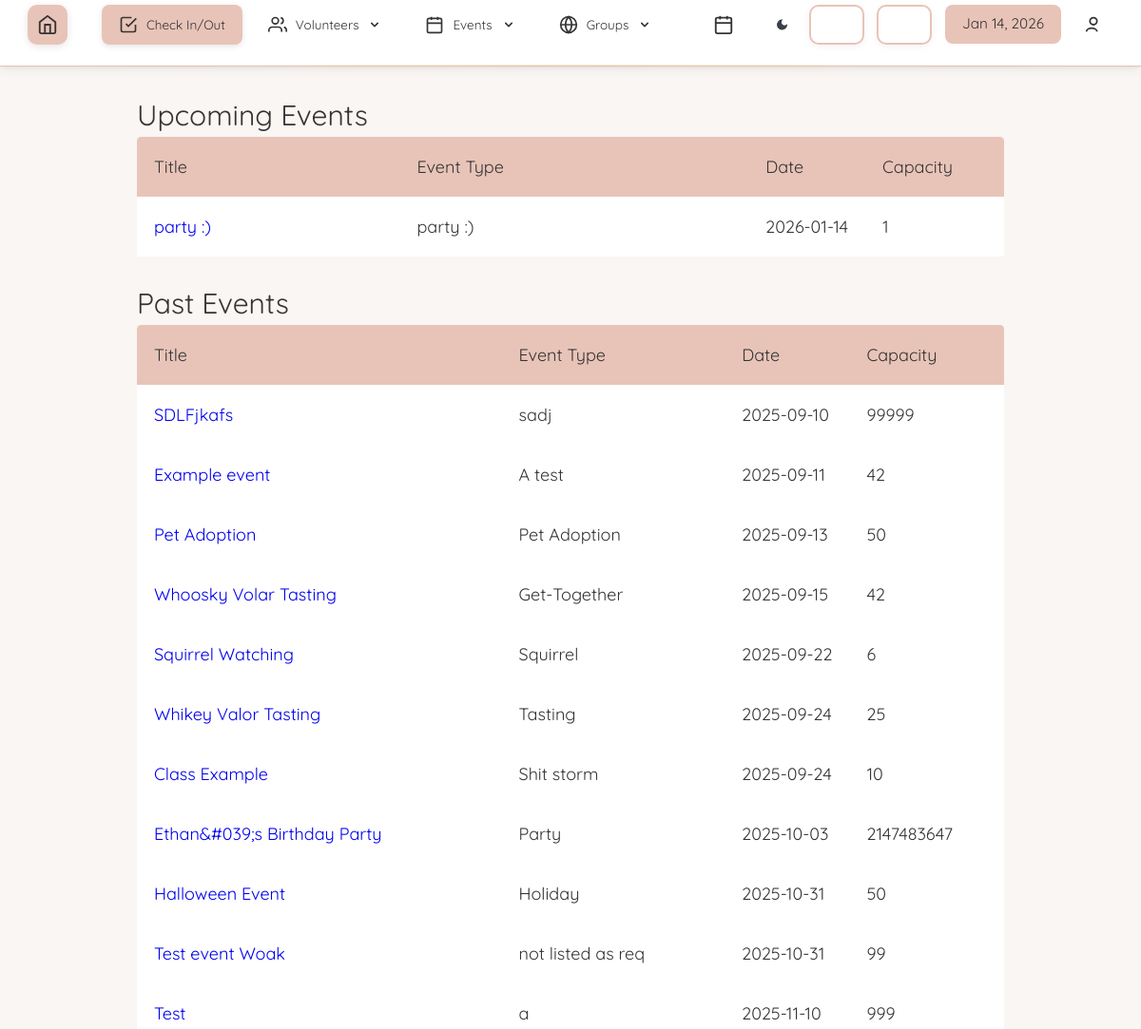
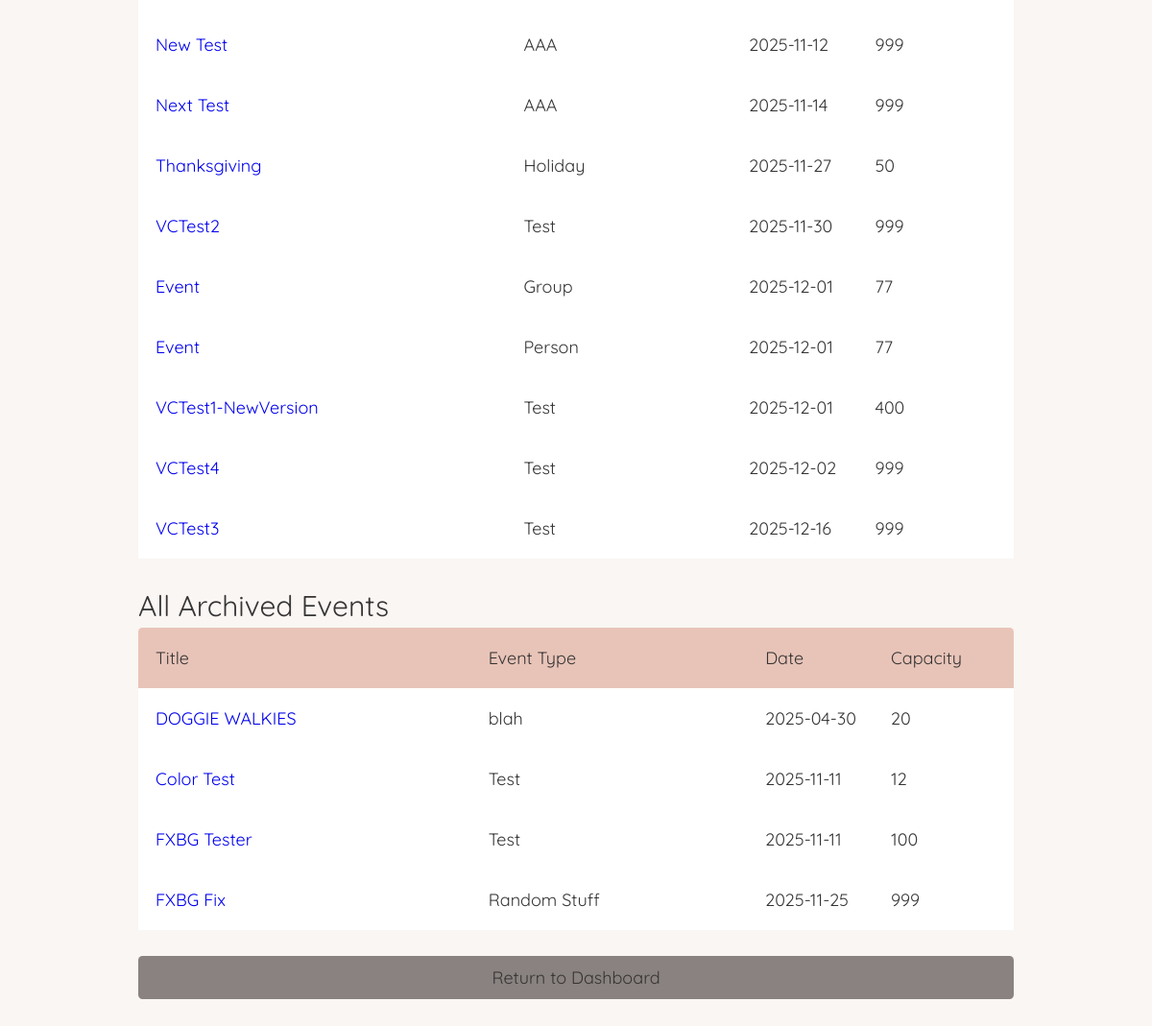
The app's page /viewAllEvents.php (signed in), older data (2 pictures, top to bottom).
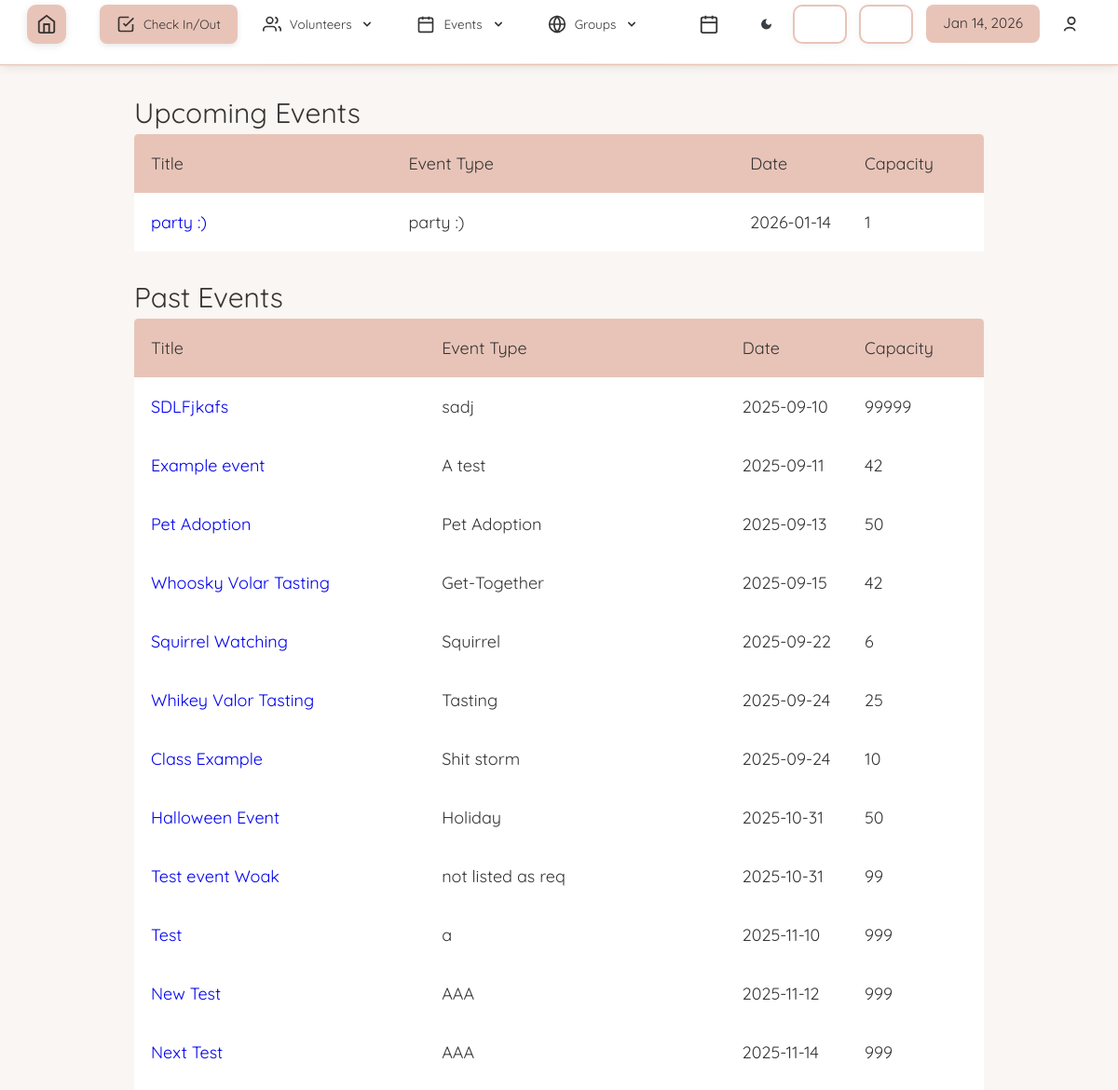
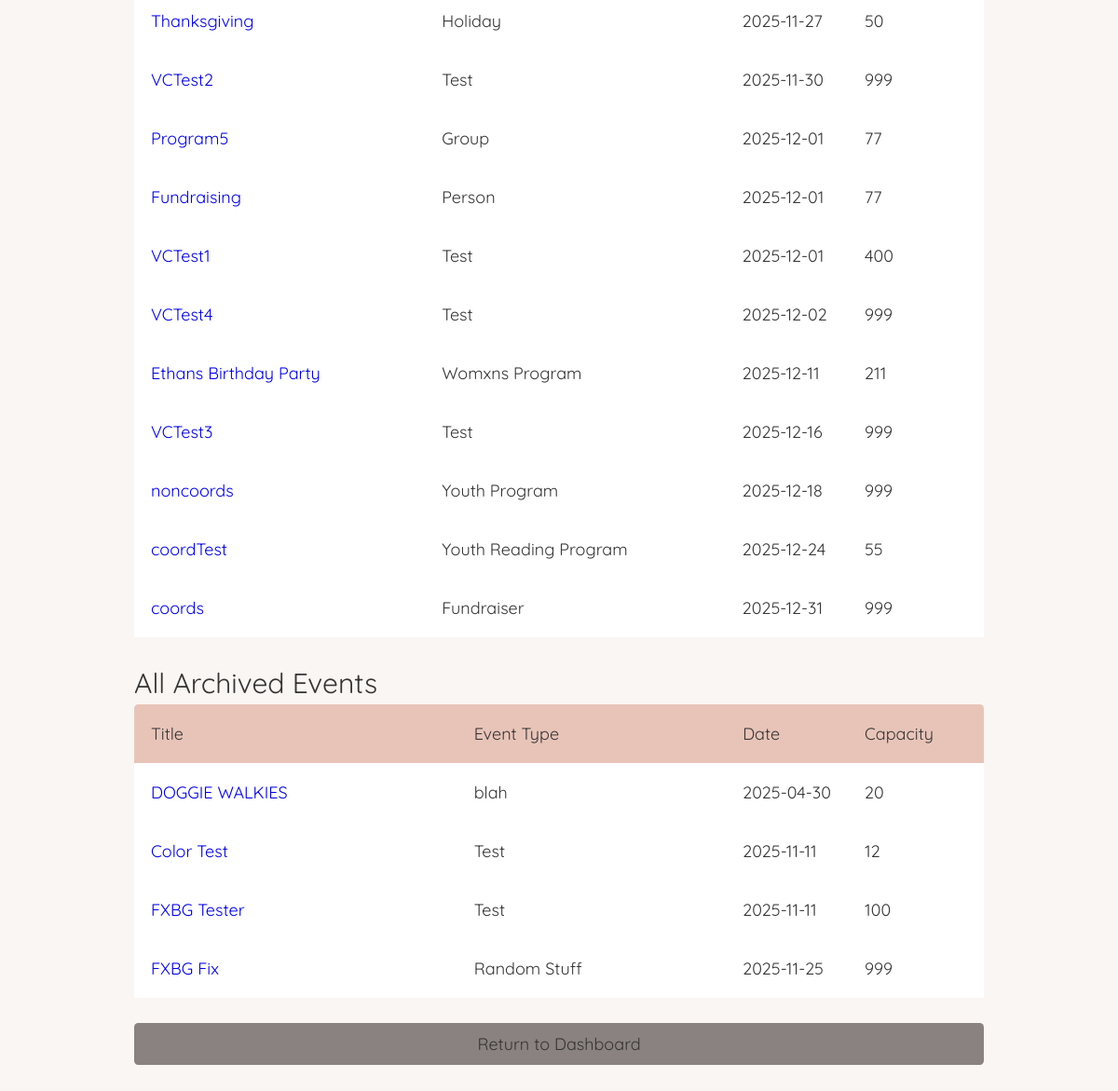
The same page, newer data (2 pictures, top to bottom).
### tables this page shows
CREATE TABLE `dbevents` (
  `id` int(11) NOT NULL,
  `name` text NOT NULL,
  `date` char(10) NOT NULL,
  `startTime` char(5) NOT NULL,
  `endTime` char(5) NOT NULL,
  `description` text NOT NULL,
  `capacity` int(11) NOT NULL,
  `completed` text NOT NULL,
  `restricted_signup` tinyint(1) NOT NULL,
  `location` text DEFAULT NULL,
  `type` text NOT NULL,
  `volunteer_coordinator` int(11) DEFAULT NULL
);

### database/dbEvents.php (called while the page is built, shortened)
<?php
include_once(dirname(__FILE__) . '/../domain/Event.php');
function make_an_event($result_row)
{
    $theEvent = new Event(
        $result_row['id'],
        $result_row['name'],
        date: $result_row['date'],
        startTime: $result_row['startTime'],
        endTime: $result_row['endTime'],
        description: $result_row['description'],
        capacity: $result_row['capacity'],
        completed: $result_row['completed'],
        restricted_signup: $result_row['restricted_signup'],
        type: $result_row['type']
    );
    return $theEvent;
}
function get_all_events_sorted_by_date_not_archived()
{
    $con = connect();
    $query = "SELECT * FROM dbevents" .
           " WHERE completed = 'no'" .
           " ORDER BY date ASC";
    $result = mysqli_query($con, $query);
    $theEvents = array();
    while ($result_row = mysqli_fetch_assoc($result)) {
        $theEvent = make_an_event($result_row);
        $theEvents[] = $theEvent;
    }
    return $theEvents;
}
function get_all_events_sorted_by_date_and_archived()
{
    $con = connect();
    $query = "SELECT * FROM dbevents" .
           " WHERE completed = 'yes'" .
           " ORDER BY date ASC";
    $result = mysqli_query($con, $query);
    $theEvents = array();
    while ($result_row = mysqli_fetch_assoc($result)) {
        $theEvent = make_an_event($result_row);
        $theEvents[] = $theEvent;
    }
    return $theEvents;
}

### domain/Event.php (called while the page is built, shortened)
<?php
class Event
{
    private $id;
    private $name;
    private $date;
    private $capacity;
    private $type;
    function __construct($id, $name, $date, $startTime, $endTime, $description, $capacity, $completed, $restricted_signup, $type)
    {
        $this->id = $id;
        $this->name = $name;
        $this->date = $date;
        $this->capacity = $capacity;
        $this->type = $type;
    }
    function getID()
    {
        return $this->id;
    }
    function getName()
    {
        return $this->name;
    }
    function getDate()
    {
        return $this->date;
    }
    function getCapacity()
    {
        return $this->capacity;
    }
    function getEventType()
    {
        return $this->type;
    }
}

### viewAllEvents.php (the view, shortened to what the changed rows need)
<?php
    $accessLevel = 0;
if (isset($_SESSION['_id'])) {
    $accessLevel = $_SESSION['access_level'];
}
    include 'database/dbEvents.php';
?>
<!DOCTYPE html>
<html>
    <head>
        <?php require_once('universal.inc') ?>
        <link rel="stylesheet" href="css/messages.css"></link>
    </head>
    <body>
        <?php require_once('header.php') ?>
        <?php require_once('database/dbEvents.php');?>
        <h1>Events</h1>
        <main class="general">
            <?php
                $events = get_all_events_sorted_by_date_not_archived();
                $archivedevents = get_all_events_sorted_by_date_and_archived();
                $today = new DateTime();
                $upcomingEvents = array_filter($events, function ($event) use ($today) {
                    $eventDate = new DateTime($event->getDate());
                    return $eventDate >= $today;
                });
                $pastEvents = array_filter($events, function ($event) use ($today) {
                    $eventDate = new DateTime($event->getDate());
                    return $eventDate < $today;
                });
                if (sizeof($upcomingEvents) > 0) : ?>
                <div class="table-wrapper">
                    <h2>Upcoming Events</h2>
                    <table class="general">
                        <thead>
                            <tr>
                                <th>Title</th>
                                <th>Event Type</th>
                                <th style="width:1px">Date</th>
                                <th style="width:1px">Capacity</th>
                                <th style="width:1px"></th>
                            </tr>
                        </thead>
                        <tbody class="standout">
                            <?php
                            foreach ($upcomingEvents as $event) {
                                $eventID = $event->getID();
                                $title = $event->getName();
                                $date = $event->getDate();
                                $capacity = $event->getCapacity();
                                $type = $event->getEventType();
                                    echo "
                                    <tr data-event-id='$eventID'>
                                        <td><a href='event.php?id=$eventID'>$title</a></td>
                                        <td>$type</td>
                                        <td>$date</td>
                                        <td>$capacity</td><td></td></tr>";
                            }
                            ?>
                        </tbody>
                    </table>
                </div>
                <?php else : ?>
                    <p class="no-events standout">No upcoming events available.</p>
                <?php endif; ?>
                <?php if ($accessLevel > 1 && sizeof($pastEvents) > 0) : ?>
                    <div class="table-wrapper">
                        <h2>Past Events</h2>
                        <table class="general">
                            <thead>
                                <tr>
                                    <th>Title</th>
                                    <th>Event Type</th>
                                    <th style="width:1px">Date</th>
                                    <th style="width:1px">Capacity</th>
                                    <th style="width:1px"></th>
                                </tr>
                            </thead>
                            <tbody class="standout">
                                <?php foreach ($pastEvents as $event) : ?>
                                    <?php
                                        $eventID = $event->getID();
                                        $title = htmlspecialchars($event->getName());
                                        $type = htmlspecialchars($event->getEventType());
                                        $date = htmlspecialchars($event->getDate());
                                        $capacity = htmlspecialchars($event->getCapacity());
                                    ?>
                                    <tr data-event-id="<?= $eventID ?>">
                                        <td><a href="event.php?id=<?= $eventID ?>"><?= $title ?></a></td>
                                        <td><?= $type ?></td>
                                        <td><?= $date ?></td>
                                        <td><?= $capacity ?></td><td></td>
                                    </tr>
                                <?php endforeach; ?>
                            </tbody>
                        </table>
                    </div>
                <?php elseif ($accessLevel > 1) : ?>
                    <p class="no-events standout">No past events available.</p>
                <?php endif; ?>
                <?php if ($accessLevel > 1 && sizeof($archivedevents) > 0) : ?>
                    <div class="table-wrapper">
                        <h2>All Archived Events</h2>
                        <table class="general">
                            <thead>
                                <tr>
                                    <th>Title</th>
                                    <th>Event Type</th>
                                    <th style="width:1px">Date</th>
                                    <th style="width:1px">Capacity</th>
                                    <th style="width:1px"></th>
                                </tr>
                            </thead>
                            <tbody class="standout">
                                <?php foreach ($archivedevents as $event) : ?>
                                    <?php
                                        $eventID = $event->getID();
                                        $title = htmlspecialchars($event->getName());
                                        $date = htmlspecialchars($event->getDate());
                                        $type = htmlspecialchars($event->getEventType());
                                        $capacity = htmlspecialchars($event->getCapacity());
                                    ?>
                                    <tr data-event-id="<?= $eventID ?>">
                                        <td><a href="event.php?id=<?= $eventID ?>"><?= $title ?></a></td>
                                        <td><?= $type ?></td>
                                        <td><?= $date ?></td>
                                        <td><?= $capacity ?></td><td></td>
                                    </tr>
                                <?php endforeach; ?>
                            </tbody>
                        </table>
                    </div>
                <?php elseif ($accessLevel > 1) : ?>
                    <p class="no-events standout">There are no archived events to display.</p>
                <?php endif; ?>
        </main>
    </body>
</html>

Row changes from the older to the newer data that the page shows:
changed dbevents "Group": name "Event" → "Program5"
changed dbevents "Person": name "Event" → "Fundraising"
changed dbevents: name "VCTest1-NewVersion" → "VCTest1"
changed dbevents: name "Ethan&#039;s Birthday Party" → "Ethans Birthday Party"; type "Party" → "Womxns Program"; date "2025-10-03" → "2025-12-11"; capacity "2147483647" → "211"; moves down the list
added dbevents: name "noncoords", type "Youth Program", date "2025-12-18", capacity "999", shown under "Past Events"
added dbevents: name "coordTest", type "Youth Reading Program", date "2025-12-24", capacity "55", shown under "Past Events"
added dbevents: name "coords", type "Fundraiser", date "2025-12-31", capacity "999", shown under "Past Events"
